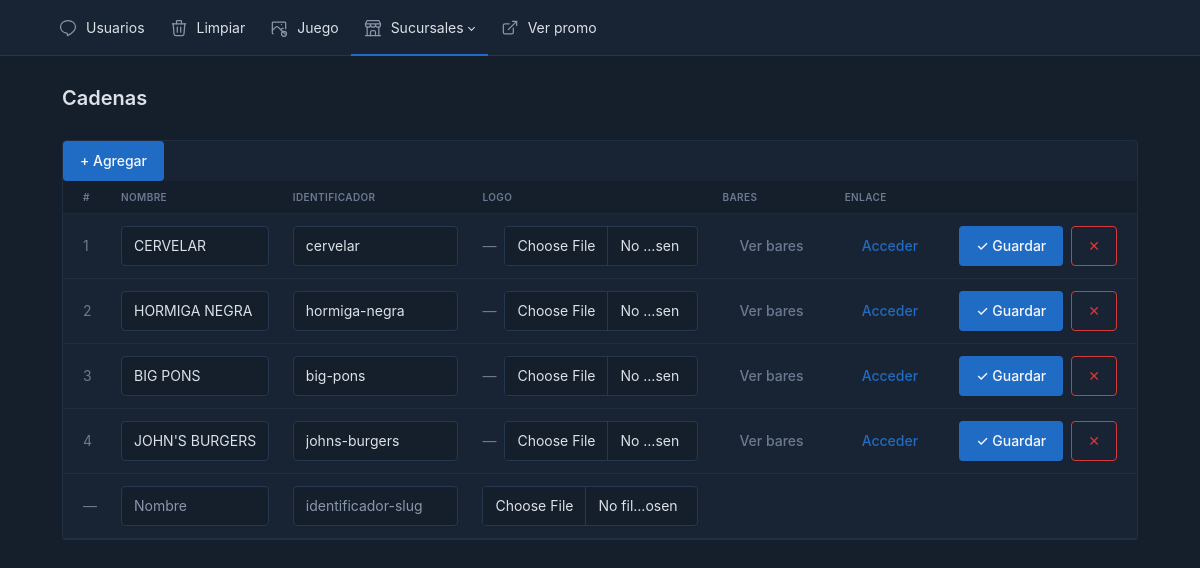
Page /loromin/cadenas.php (signed in) on the earlier database version.
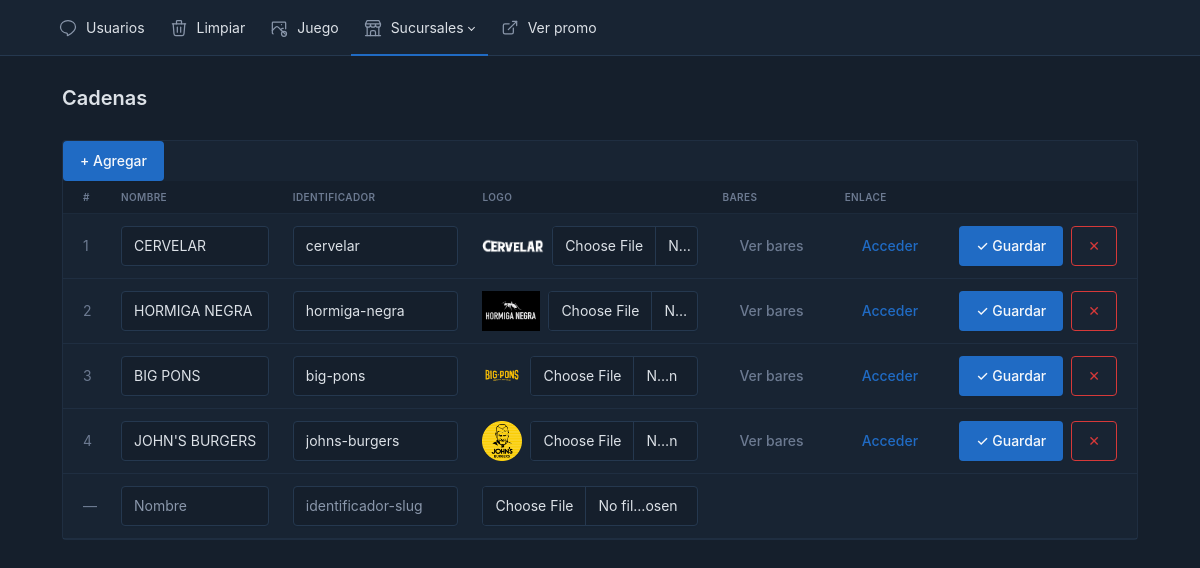
Same page on the later database version.
### tables this page shows
CREATE TABLE `cadenas` (
  `id` int(10) UNSIGNED NOT NULL,
  `nombre` varchar(120) NOT NULL,
  `logo` varchar(255) DEFAULT NULL,
  `identificador` varchar(120) NOT NULL
);

### loromin/cadenas.php (the view, shortened to what this page needs)
<?php
$db = db();
$cadenas = $db->query("SELECT * FROM cadenas ORDER BY id ASC")->fetchAll();
include 'header.php';
?>
<div class="page-header d-print-none">
    <div class="container-xl">
        <div class="row g-2 align-items-center">
            <div class="col"><h2 class="page-title">Cadenas</h2></div>
        </div>
    </div>
</div>
<div class="page-body">
    <div class="container-xl">
        <div class="card">
            <div class="card-body p-0">
                <div class="table-responsive">
                    <table class="table table-vcenter card-table">
                        <thead>
                            <tr>
                                <th style="width:40px">#</th>
                                <th>Nombre</th>
                                <th>Identificador</th>
                                <th style="width:240px">Logo</th>
                                <th>Bares</th>
                                <th>Enlace</th>
                                <th></th>
                            </tr>
                        </thead>
                        <tbody>
                        <?php foreach ($cadenas as $c): ?>
                        <tr data-id="<?= (int)$c['id'] ?>">
                            <td class="text-muted"><?= (int)$c['id'] ?></td>
                            <td><input type="text" class="form-control f-nombre" value="<?= htmlspecialchars($c['nombre'], ENT_QUOTES, 'UTF-8') ?>"></td>
                            <td><input type="text" class="form-control f-identificador" value="<?= htmlspecialchars($c['identificador'], ENT_QUOTES, 'UTF-8') ?>"></td>
                            <td>
                                <div class="d-flex align-items-center gap-2">
                                    <?php if ($c['logo']): ?>
                                    <img class="logo-preview" src="<?= htmlspecialchars('../' . $c['logo'], ENT_QUOTES, 'UTF-8') ?>" style="height:40px;object-fit:contain;flex-shrink:0">
                                    <?php else: ?>
                                    <span class="logo-preview text-muted" style="flex-shrink:0">—</span>
                                    <?php endif; ?>
                                    <input type="file" class="form-control f-logo-file" accept="image/*">
                                </div>
                            </td>
                            <td><a href="bares.php?cadena=<?= (int)$c['id'] ?>" class="btn btn-ghost-secondary">Ver bares</a></td>
                            <td><a href="../?<?= htmlspecialchars($c['identificador'], ENT_QUOTES, 'UTF-8') ?>" class="btn btn-ghost-primary" target="_blank">Acceder</a></td>
                            <td>
                                <div class="d-flex gap-2">
                                    <button class="btn btn-primary btn-save">&#10003; Guardar</button>
                                    <button class="btn btn-outline-danger btn-delete">&#x2715;</button>
                                </div>
                            </td>
                        </tr>
                        <?php endforeach; ?>
                        <tr data-id="" id="row-new">
                            <td class="text-muted">—</td>
                            <td><input type="text" class="form-control f-nombre" placeholder="Nombre"></td>
                            <td><input type="text" class="form-control f-identificador" placeholder="identificador-slug"></td>
                            <td>
                                <div class="d-flex align-items-center gap-2">
                                    <input type="file" class="form-control f-logo-file" accept="image/*">
                                </div>
                            </td>
                            <td></td>
                            <td></td>
                            <td></td>
                                <button class="btn btn-primary btn-save">+ Agregar</button>
                        </tr>
                        </tbody>
                    </table>
                </div>
            </div>
        </div>
    </div>
</div>
<?php include 'footer.php'; ?>

Differences in the rows shown:
changed cadenas "CERVELAR": logo: picture added; no longer shows "—"
changed cadenas "HORMIGA NEGRA": logo: picture added; no longer shows "—"
changed cadenas "BIG PONS": logo: picture added; no longer shows "—"
changed cadenas "JOHN'S BURGERS": logo: picture added; no longer shows "—"
